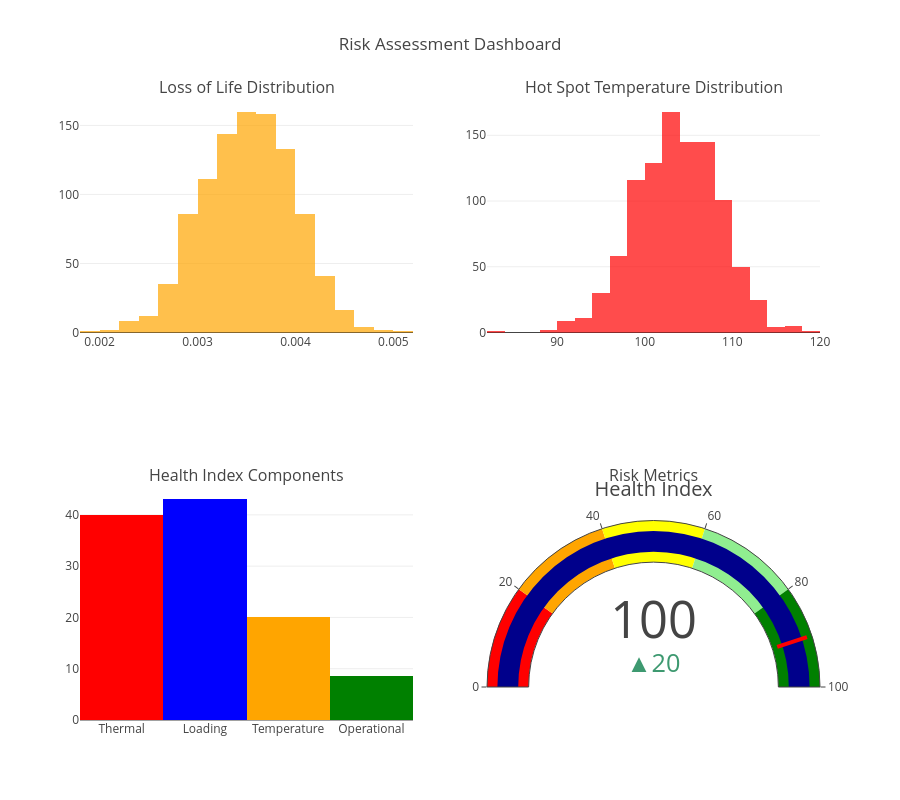

Source (notebook cell):
### Code cell
risk_fig = create_risk_assessment_plot(results['risk'], results['health'])
risk_fig.show()

### Figure 1 — Plotly figure (JSON) as saved in the notebook; plotly's stock layout.template omitted (floating-point values rounded to 4 significant figures; data arrays with more than 128 entries replaced by an {"elided": "..."} marker saying what was removed)
{"data": [{"marker": {"color": "orange"}, "name": "Loss of Life", "nbinsx": 30, "opacity": 0.7, "type": "histogram", "x": {"elided": "1000 float values"}, "xaxis": "x", "yaxis": "y"}, {"marker": {"color": "red"}, "name": "Max Hot Spot Temp", "nbinsx": 30, "opacity": 0.7, "type": "histogram", "x": {"elided": "1000 float values"}, "xaxis": "x2", "yaxis": "y2"}, {"marker": {"color": ["red", "blue", "orange", "green"]}, "name": "Health Components", "type": "bar", "x": ["Thermal", "Loading", "Temperature", "Operational"], "xaxis": "x3", "y": [40.0, 43.07, 20, 8.5], "yaxis": "y3"}, {"delta": {"reference": 80}, "domain": {"x": [0.55, 1], "y": [0, 0.375]}, "gauge": {"axis": {"range": [null, 100]}, "bar": {"color": "darkblue"}, "steps": [{"color": "red", "range": [0, 20]}, {"color": "orange", "range": [20, 40]}, {"color": "yellow", "range": [40, 60]}, {"color": "lightgreen", "range": [60, 80]}, {"color": "green", "range": [80, 100]}], "threshold": {"line": {"color": "red", "width": 4}, "thickness": 0.75, "value": 90}}, "mode": "gauge+number+delta", "title": {"text": "Health Index"}, "type": "indicator", "value": 100}], "layout": {"annotations": [{"font": {"size": 16}, "showarrow": false, "text": "Loss of Life Distribution", "x": 0.225, "xanchor": "center", "xref": "paper", "y": 1, "yanchor": "bottom", "yref": "paper"}, {"font": {"size": 16}, "showarrow": false, "text": "Hot Spot Temperature Distribution", "x": 0.775, "xanchor": "center", "xref": "paper", "y": 1, "yanchor": "bottom", "yref": "paper"}, {"font": {"size": 16}, "showarrow": false, "text": "Health Index Components", "x": 0.225, "xanchor": "center", "xref": "paper", "y": 0.375, "yanchor": "bottom", "yref": "paper"}, {"font": {"size": 16}, "showarrow": false, "text": "Risk Metrics", "x": 0.775, "xanchor": "center", "xref": "paper", "y": 0.375, "yanchor": "bottom", "yref": "paper"}], "height": 800, "showlegend": false, "title": {"text": "Risk Assessment Dashboard", "x": 0.5}, "xaxis": {"anchor": "y", "domain": [0, 0.45]}, "xaxis2": {"anchor": "y2", "domain": [0.55, 1]}, "xaxis3": {"anchor": "y3", "domain": [0, 0.45]}, "yaxis": {"anchor": "x", "domain": [0.625, 1]}, "yaxis2": {"anchor": "x2", "domain": [0.625, 1]}, "yaxis3": {"anchor": "x3", "domain": [0, 0.375]}}}
